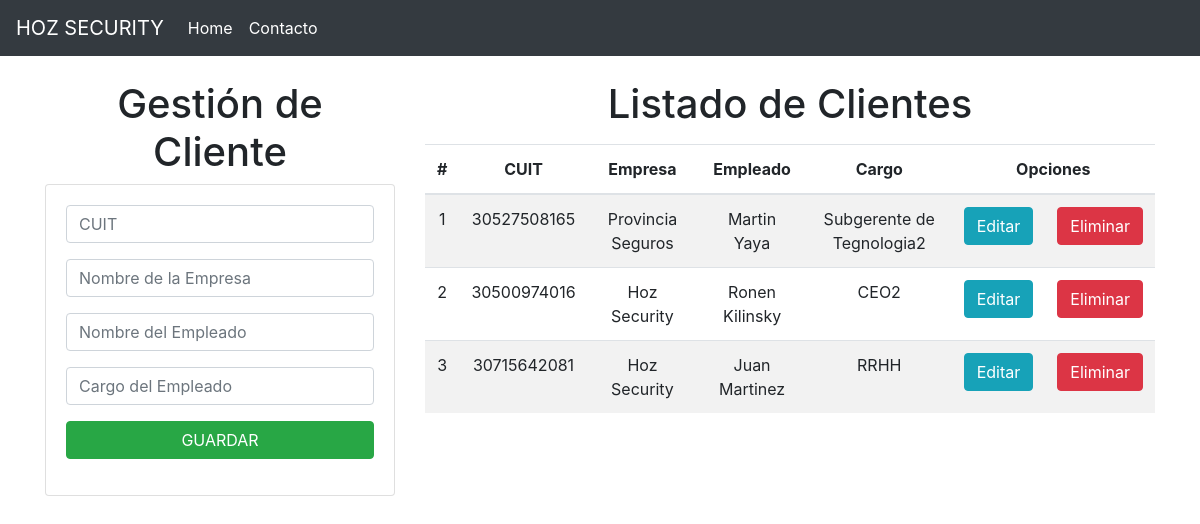
The page / on the database its author committed.
### Aplicaciones/Ciberseguridad/models.py (models this page shows, shortened)
class Cliente(models.Model):
    cuit = models.PositiveBigIntegerField(primary_key=True, max_length=11)
    empresa = models.CharField(max_length=20)
    empleado = models.CharField(max_length=20)
    cargo = models.CharField(max_length=30)

### Aplicaciones/Ciberseguridad/views.py (the view)
# urls.py: path('', views.home),
def home(request):
    clientes = Cliente.objects.all()
    return render(request, "gestionClientes.html", {"clientes": clientes})

### Aplicaciones/Ciberseguridad/templates/gestionClientes.html (shortened to what this page needs)
{% extends "./base.html" %}
{% block body %}
    <div class="row">
        <div class="col-sm-12 col-md-6 col-lg-4 col-xl-4">
            <h1>Gestión de Cliente</h1>
            <div class="card">
                <div class="card-body">
                    <form action="/registrarCliente/" method="POST">{% csrf_token %}
                        <div class="form-group">
                            <input type="text" name="numCuit" class="form-control" placeholder="CUIT" minlength="11" maxlength="11" required>
                        </div>
                        <div class="form-group">
                            <input type="text" name="txtEmpresa" class="form-control" placeholder="Nombre de la Empresa" minlength="1" maxlength="20" required>
                        </div>
                        <div class="form-group">
                            <input type="text" name="txtEmpleado" class="form-control" placeholder="Nombre del Empleado" minlength="1" maxlength="20" required>
                        </div>
                        <div class="form-group">
                            <input type="text" name="txtCargo" class="form-control" placeholder="Cargo del Empleado" minlength="1" maxlength="30" required>
                        </div>
                        <div class="form-group">
                            <button type="submit" class="btn btn-success btn-block text-white">
                                GUARDAR
                            </button>
                        </div>
                    </form>
                </div>
            </div>
        </div>
        <div class="col-sm-12 col-md-6 col-lg-8 col-xl-8">
            <h1>Listado de Clientes</h1>
            <div class="table-responsive py-2">
                <table class="table table-striped">
                    <thead>
                        <tr>
                            <th>#</th>
                            <th>CUIT</th>
                            <th>Empresa</th>
                            <th>Empleado</th>
                            <th>Cargo</th>
                            <th colspan="2">Opciones</th>
                        </tr>
                    </thead>
                    <tbody>
                        {% for c in clientes %}
                            <tr>
                                <td>{{forloop.counter}}</td>
                                <td>{{c.cuit}}</td>
                                <td>{{c.empresa}}</td>
                                <td>{{c.empleado}}</td>
                                <td>{{c.cargo}}</td>
                                <td><a href="edicionCliente/{{c.cuit}}" class="btn btn-info">Editar</a></td>
                                <td><a href="eliminarCliente/{{c.cuit}}" class="btn btn-danger btnEliminar">Eliminar</a></td>
                            </tr>
                        {% endfor%}
                    </tbody>
                </table>
            </div>
        </div>
    </div>
{% endblock %}

### Aplicaciones/Ciberseguridad/templates/base.html (shortened to what this page needs)
<!DOCTYPE html>
<html>
    <head>
        {% load static %}
        <link rel="stylesheet" href="https://cdn.jsdelivr.net/npm/bootstrap@4.5.3/dist/css/bootstrap.min.css">
        <link rel="stylesheet" href="{% static 'css/gestionClientes.css' %}">
    </head>
    <body>
        <nav class="navbar navbar-expand-lg navbar-light bg-dark">
            <a class="navbar-brand text-white" href="#">HOZ SECURITY</a>
            <div class="collapse navbar-collapse" id="navbarNav">
                <ul class="navbar-nav">
                    <li class="nav-item">
                        <a class="nav-link text-white" href="#">Home</a>
                    </li>
                    <li class="nav-item">
                        <a class="nav-link text-white" href="#">Contacto</a>
                    </li>
                </ul>
            </div>
        </nav>
        <div class="container py-4">
            {% block body %}
            {% endblock %}
        </div>
    </body>
</html>

### Aplicaciones/Ciberseguridad/static/css/gestionClientes.css (style rules this page uses)
h1, th, td { text-align: center; vertical-align: middle; }

### rows shown on the page
Cliente: cuit "30527508165", empresa "Provincia Seguros", empleado "Martin Yaya", cargo "Subgerente de Tegnologia2"
Cliente: cuit "30500974016", empresa "Hoz Security", empleado "Ronen Kilinsky", cargo "CEO2"
Cliente: cuit "30715642081", empresa "Hoz Security", empleado "Juan Martinez", cargo "RRHH"
